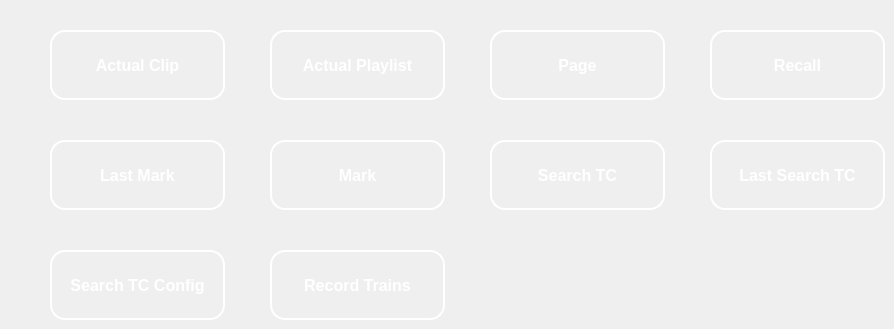
                  <widget class="QWidget" name="page_contentacc">
                   <widget class="QPushButton" name="cont_acc_lastmark">
                    <property name="geometry">
                     <rect>
                      <x>50</x>
                      <y>140</y>
                      <width>175</width>
                      <height>70</height>
                     </rect>
                    </property>
                    <property name="styleSheet">
                     <string notr="true">QPushButton {
    font-family: &quot;Arial&quot;;    /* Cambia la fuente */
    font-size: 16px;         /* Tamaño del texto */
    font-weight: bold;       /* Negrita */    
    color: white;				 /* Color del texto */
	padding: 10px;           
    border-radius: 15px;
	border: 2px solid rgba(255,255,255,255);  /* Borde blanco con transparencia */
}

QPushButton:hover {
	background-color: rgba(0,150,250,50);
}

QPushButton:pressed {
    background-color: rgba(0,150,250,50);
}



</string>
                    </property>
                    <property name="text">
                     <string>Last Mark</string>
                    </property>
                   </widget>
                   <widget class="QPushButton" name="cont_acc_mark">
                    <property name="geometry">
                     <rect>
                      <x>270</x>
                      <y>140</y>
                      <width>175</width>
                      <height>70</height>
                     </rect>
                    </property>
                    <property name="styleSheet">
                     <string notr="true">QPushButton {
    font-family: &quot;Arial&quot;;    /* Cambia la fuente */
    font-size: 16px;         /* Tamaño del texto */
    font-weight: bold;       /* Negrita */    
    color: white;				 /* Color del texto */
	padding: 10px;           
    border-radius: 15px;
	border: 2px solid rgba(255,255,255,255);  /* Borde blanco con transparencia */
}

QPushButton:hover {
	background-color: rgba(0,150,250,50);
}

QPushButton:pressed {
    background-color: rgba(0,150,250,50);
}



</string>
                    </property>
                    <property name="text">
                     <string>Mark</string>
                    </property>
                   </widget>
                   <widget class="QPushButton" name="cont_acc_recall">
                    <property name="geometry">
                     <rect>
                      <x>710</x>
                      <y>30</y>
                      <width>175</width>
                      <height>70</height>
                     </rect>
                    </property>
                    <property name="styleSheet">
                     <string notr="true">QPushButton {
    font-family: &quot;Arial&quot;;    /* Cambia la fuente */
    font-size: 16px;         /* Tamaño del texto */
    font-weight: bold;       /* Negrita */    
    color: white;				 /* Color del texto */
	padding: 10px;           
    border-radius: 15px;
	border: 2px solid rgba(255,255,255,255);  /* Borde blanco con transparencia */
}

QPushButton:hover {
	background-color: rgba(0,150,250,50);
}

QPushButton:pressed {
    background-color: rgba(0,150,250,50);
}



</string>
                    </property>
                    <property name="text">
                     <string>Recall</string>
                    </property>
                   </widget>
                   <widget class="QPushButton" name="cont_acc_lastsearchtc">
                    <property name="geometry">
                     <rect>
                      <x>710</x>
                      <y>140</y>
                      <width>175</width>
                      <height>70</height>
                     </rect>
                    </property>
                    <property name="layoutDirection">
                     <enum>Qt::RightToLeft</enum>
                    </property>
                    <property name="styleSheet">
                     <string notr="true">QPushButton {
    font-family: &quot;Arial&quot;;    /* Cambia la fuente */
    font-size: 16px;         /* Tamaño del texto */
    font-weight: bold;       /* Negrita */    
    color: white;				 /* Color del texto */
	padding: 10px;           
    border-radius: 15px;
	border: 2px solid rgba(255,255,255,255);  /* Borde blanco con transparencia */
}

QPushButton:hover {
	background-color: rgba(0,150,250,50);
}

QPushButton:pressed {
    background-color: rgba(0,150,250,50);
}



</string>
                    </property>
                    <property name="text">
                     <string>Last Search TC</string>
                    </property>
                   </widget>
                   <widget class="QPushButton" name="cont_acc_page">
                    <property name="geometry">
                     <rect>
                      <x>490</x>
                      <y>30</y>
                      <width>175</width>
                      <height>70</height>
                     </rect>
                    </property>
                    <property name="styleSheet">
                     <string notr="true">QPushButton {
    font-family: &quot;Arial&quot;;    /* Cambia la fuente */
    font-size: 16px;         /* Tamaño del texto */
    font-weight: bold;       /* Negrita */    
    color: white;				 /* Color del texto */
	padding: 10px;           
    border-radius: 15px;
	border: 2px solid rgba(255,255,255,255);  /* Borde blanco con transparencia */
}

QPushButton:hover {
	background-color: rgba(0,150,250,50);
}

QPushButton:pressed {
    background-color: rgba(0,150,250,50);
}



</string>
                    </property>
                    <property name="text">
                     <string>Page</string>
                    </property>
                   </widget>
                   <widget class="QPushButton" name="cont_acc_searchtcconfig">
                    <property name="geometry">
                     <rect>
                      <x>50</x>
                      <y>250</y>
                      <width>175</width>
                      <height>70</height>
                     </rect>
                    </property>
                    <property name="styleSheet">
                     <string notr="true">QPushButton {
    font-family: &quot;Arial&quot;;    /* Cambia la fuente */
    font-size: 16px;         /* Tamaño del texto */
    font-weight: bold;       /* Negrita */    
    color: white;				 /* Color del texto */
	padding: 10px;           
    border-radius: 15px;
	border: 2px solid rgba(255,255,255,255);  /* Borde blanco con transparencia */
}

QPushButton:hover {
	background-color: rgba(0,150,250,50);
}

QPushButton:pressed {
    background-color: rgba(0,150,250,50);
}



</string>
                    </property>
                    <property name="text">
                     <string>Search TC Config</string>
                    </property>
                   </widget>
                   <widget class="QPushButton" name="cont_acc_recordtrains">
                    <property name="geometry">
                     <rect>
                      <x>270</x>
                      <y>250</y>
                      <width>175</width>
                      <height>70</height>
                     </rect>
                    </property>
                    <property name="layoutDirection">
                     <enum>Qt::RightToLeft</enum>
                    </property>
                    <property name="styleSheet">
                     <string notr="true">QPushButton {
    font-family: &quot;Arial&quot;;    /* Cambia la fuente */
    font-size: 16px;         /* Tamaño del texto */
    font-weight: bold;       /* Negrita */    
    color: white;				 /* Color del texto */
	padding: 10px;           
    border-radius: 15px;
	border: 2px solid rgba(255,255,255,255);  /* Borde blanco con transparencia */
}

QPushButton:hover {
	background-color: rgba(0,150,250,50);
}

QPushButton:pressed {
    background-color: rgba(0,150,250,50);
}



</string>
                    </property>
                    <property name="text">
                     <string>Record Trains</string>
                    </property>
                    <property name="icon">
                     <iconset resource="files.qrc">
                      <normaloff>:/16x16/icons/16x16/cil-chevron-right.png</normaloff>:/16x16/icons/16x16/cil-chevron-right.png</iconset>
                    </property>
                   </widget>
                   <widget class="QPushButton" name="cont_acc_searchtc">
                    <property name="geometry">
                     <rect>
                      <x>490</x>
                      <y>140</y>
                      <width>175</width>
                      <height>70</height>
                     </rect>
                    </property>
                    <property name="styleSheet">
                     <string notr="true">QPushButton {
    font-family: &quot;Arial&quot;;    /* Cambia la fuente */
    font-size: 16px;         /* Tamaño del texto */
    font-weight: bold;       /* Negrita */    
    color: white;				 /* Color del texto */
	padding: 10px;           
    border-radius: 15px;
	border: 2px solid rgba(255,255,255,255);  /* Borde blanco con transparencia */
}

QPushButton:hover {
	background-color: rgba(0,150,250,50);
}

QPushButton:pressed {
    background-color: rgba(0,150,250,50);
}



</string>
                    </property>
                    <property name="text">
                     <string>Search TC</string>
                    </property>
                   </widget>
                   <widget class="QLabel" name="contec_acc_actualclip">
                    <property name="geometry">
                     <rect>
                      <x>50</x>
                      <y>30</y>
                      <width>175</width>
                      <height>70</height>
                     </rect>
                    </property>
                    <property name="styleSheet">
                     <string notr="true">QLabel {
    font-family: &quot;Arial&quot;;    /* Cambia la fuente */
    font-size: 16px;         /* Tamaño del texto */
    font-weight: bold;       /* Negrita */    
    color: white;				 /* Color del texto */
	padding: 10px;           
    border-radius: 15px;
	border: 2px solid rgba(255,255,255,255);  /* Borde blanco con transparencia */
}

QLabel:hover {
	background-color: rgba(0,150,250,50);
}

</string>
                    </property>
                    <property name="text">
                     <string>Actual Clip</string>
                    </property>
                    <property name="alignment">
                     <set>Qt::AlignCenter</set>
                    </property>
                   </widget>
                   <widget class="QPushButton" name="cont_acc_actualplaylist">
                    <property name="geometry">
                     <rect>
                      <x>270</x>
                      <y>30</y>
                      <width>175</width>
                      <height>70</height>
                     </rect>
                    </property>
                    <property name="styleSheet">
                     <string notr="true">QPushButton {
    font-family: &quot;Arial&quot;;    /* Cambia la fuente */
    font-size: 16px;         /* Tamaño del texto */
    font-weight: bold;       /* Negrita */    
    color: white;				 /* Color del texto */
	padding: 10px;           
    border-radius: 15px;
	border: 2px solid rgba(255,255,255,255);  /* Borde blanco con transparencia */
}

QPushButton:hover {
	background-color: rgba(0,150,250,50);
}

QPushButton:pressed {
    background-color: rgba(0,150,250,50);
}



</string>
                    </property>
                    <property name="text">
                     <string>Actual Playlist</string>
                    </property>
                   </widget>
                  </widget>
